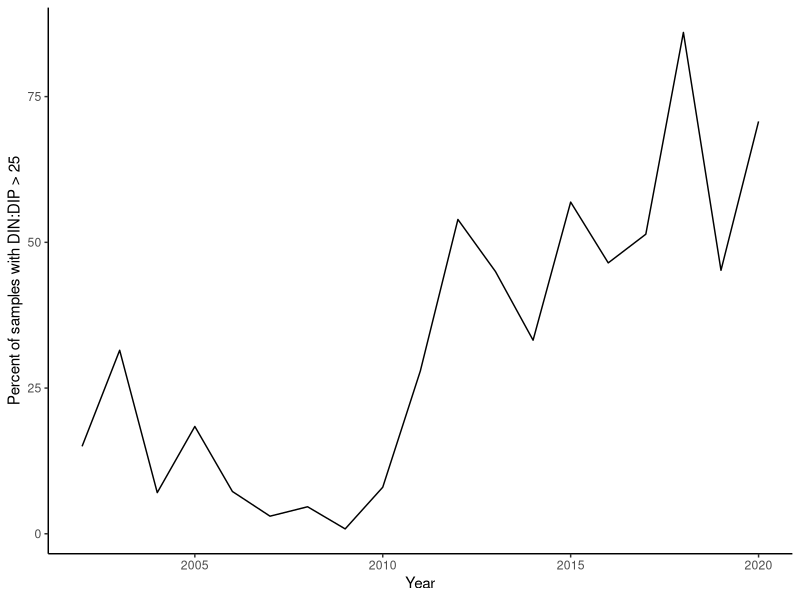

Reproduce this figure in R.
#graphing DIN:DIP > 25 exceedances in NI
#2023-10-11

library(tidyverse)
library(dplyr)
library(lubridate)
library(readxl)
library(ggplot2)
library(car)
library(rstatix)

install.packages("ggpubr")
library(ggpubr)

#import data

clambank_nutrients = read_excel("data/Clambank 3d Data.xlsx", sheet = "DINDIP25")

summary(clambank_nutrients)
glimpse(clambank_nutrients)

#plot exceedances

DIN_to_DIP_exceedances = ggplot(data = clambank_nutrients) +
  geom_line(aes(x = Year, y = Percent_of_samples)) +
  labs(x = "Year", y = "Percent of samples with DIN:DIP > 25") +
  theme_classic()
ggsave(DIN_to_DIP_exceedances, filename = "figures/DIN_to_DIP_exceedances.png",
       device = "png", height = 7, width = 11)
